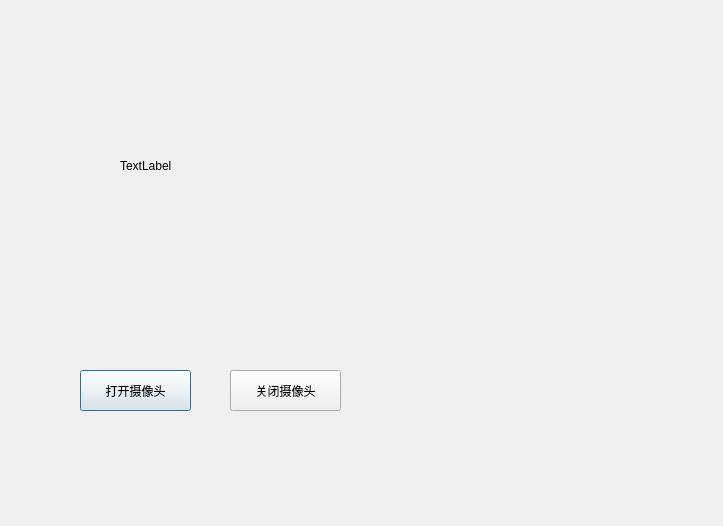
<?xml version="1.0" encoding="UTF-8"?>
<ui version="4.0">
 <class>GuessDialog</class>
 <widget class="QDialog" name="GuessDialog">
  <property name="geometry">
   <rect>
    <x>0</x>
    <y>0</y>
    <width>723</width>
    <height>526</height>
   </rect>
  </property>
  <property name="windowTitle">
   <string>Dialog</string>
  </property>
  <widget class="QLabel" name="label">
   <property name="geometry">
    <rect>
     <x>120</x>
     <y>30</y>
     <width>421</width>
     <height>271</height>
    </rect>
   </property>
   <property name="text">
    <string>TextLabel</string>
   </property>
  </widget>
  <widget class="QPushButton" name="pushButton">
   <property name="geometry">
    <rect>
     <x>80</x>
     <y>370</y>
     <width>111</width>
     <height>41</height>
    </rect>
   </property>
   <property name="text">
    <string>打开摄像头</string>
   </property>
  </widget>
  <widget class="QPushButton" name="pushButton_2">
   <property name="geometry">
    <rect>
     <x>230</x>
     <y>370</y>
     <width>111</width>
     <height>41</height>
    </rect>
   </property>
   <property name="text">
    <string>关闭摄像头</string>
   </property>
  </widget>
 </widget>
 <resources/>
 <connections/>
</ui>
